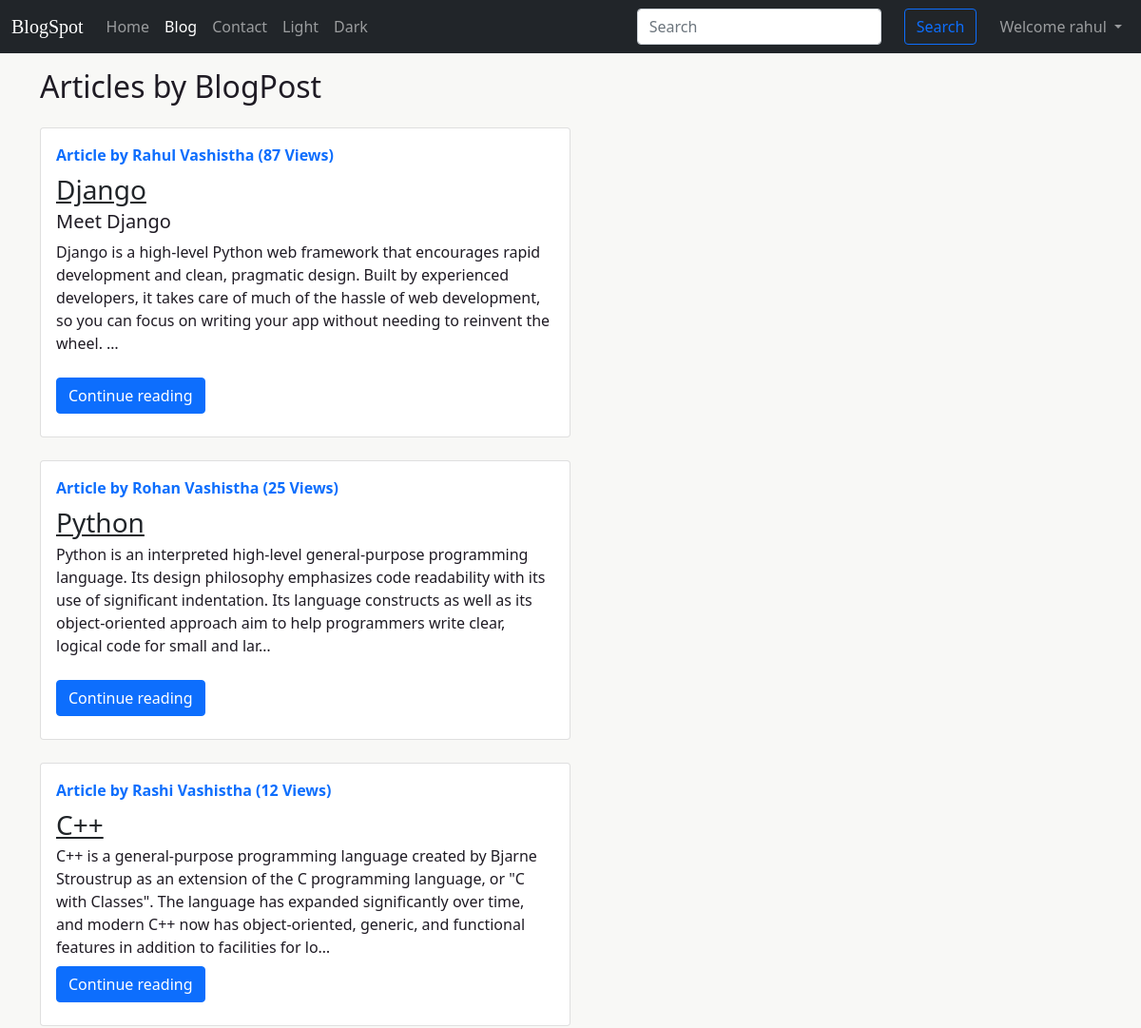
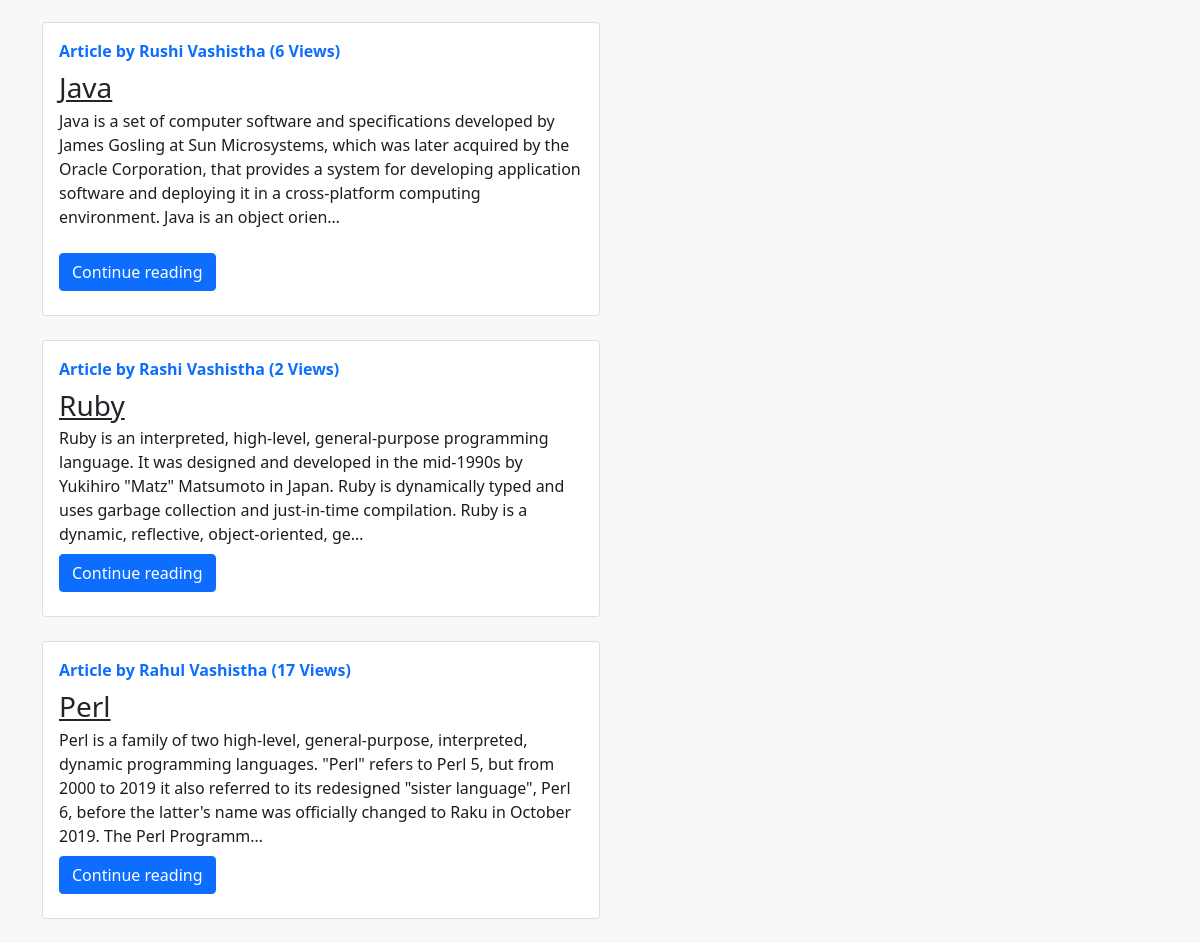
Screenshot of /blog/ (signed in) with the database file from the repository (2 pictures, top to bottom).
### blog/models.py (models this page shows, shortened)
class Post(models.Model):
    sno = models.AutoField(primary_key=True)
    title = models.CharField(max_length=200)
    content = RichTextField()
    author = models.CharField(max_length=40)
    views = models.IntegerField(default=0)
    slug = models.CharField(max_length=140)
    timeStamp = models.DateTimeField(blank=True)

### blog/views.py (the view)
# urls.py: path('', views.blogHome, name='blogHome'),
def blogHome(request):
    allPosts = Post.objects.all()
    context = {'allPosts': allPosts}
    return render(request, 'blog/blogHome.html', context)

### templates/blog/blogHome.html (shortened to what this page needs)
{% extends "base.html" %}
{%block blogactive %} active {% endblock blogactive %}
{% block body %}
<div class="container my-3">
    <h2>Articles by BlogPost</h2>
    {% for post in allPosts %}
    <div class="col-md-6 my-4">
        <div class="card flex-md-row mb-4 box-shadow h-md-250">
            <div class="card-body d-flex flex-column align-items-start">
                <strong class="d-inline-block mb-2 text-primary">Article by {{post.author}}  ({{post.views}} Views)</strong>
                <h3 class="mb-0"><a href="/blog/{{post.slug}}" class="text-dark">{{post.title}}</a></h3>
                <p class="card-text mb-auto">{{post.content|safe| truncatechars:300}}</p>
                <div class="my-2">
                    <a href="/blog/{{post.slug}}" role="button" class="btn btn-primary">Continue reading</a>
                </div>
            </div>
        </div>
    </div>
    {% endfor %}
</div>
{% endblock body %}

### templates/base.html (shortened to what this page needs)
<!DOCTYPE html>
<html lang="en">
<head>
  <link href="https://cdn.jsdelivr.net/npm/bootstrap@5.1.0/dist/css/bootstrap.min.css" rel="stylesheet"
 />
  <link rel="stylesheet" type="text/css" href="/static/style.css">
  <link id="stylesheet" rel="stylesheet" type="text/css" href="/static/light.css">
</head>
<body>
<div class="navbar-container">
  <nav class="navbar navbar-expand-lg navbar-dark bg-dark">
    <div class="container-fluid">
      <a class="navbar-brand">BlogSpot</a>
      <div class="collapse navbar-collapse" id="navbarSupportedContent">
        <ul class="navbar-nav me-auto mb-2 mb-lg-0">
          <li class="nav-item">
            <a class="nav-link {% block homeactive %}{% endblock homeactive %}" aria-current="page" href="/">Home</a>
          </li>
          <li class="nav-item">
            <a class="nav-link {% block blogactive %}{% endblock blogactive %}" href="/blog">Blog</a>
          </li>
          <li class="nav-item">
            <a class="nav-link {% block contactactive %}{% endblock contactactive %}" href="/contact">Contact</a>
          </li>
          <li class="nav-item">
            <a class="nav-link" onclick="setStyleSheet('/static/light.css')" href="#lightmode">Light</a>
          </li>
          <li class="nav-item">
            <a class="nav-link" onclick="setStyleSheet('/static/dark.css')" href="#darkmode">Dark</a>
          </li>
        </ul>
        <form method="get" action="/search" class="d-flex">
          <input name="searchquery" id="searchquery" class="form-control me-2" type="search" placeholder="Search"
            aria-label="Search" />
          <button class="btn btn-outline-primary mx-3" type="submit">
            Search
          </button>
        </form>
        {% if user.is_authenticated %}
        <ul class="navbar-nav ml-auto mb-2 mb-lg-0">
          <li class="nav-item dropdown">
            <a class="nav-link dropdown-toggle out" href="#" id="navbarDropdown" role="button" data-bs-toggle="dropdown"
              aria-expanded="false">
              Welcome {{request.user}}
            </a>
          </li>
        </ul>
        {% endif %}
      </div>
    </div>
  </nav>
</div>
  {% block body %} {% endblock body %}
</body>
</html>

### static/style.css (style rules this page uses)
.navbar-brand { font-family: 'Cedarville Cursive', cursive; color: blue; }
body { background-color: var(--bg); }

### static/light.css (style rules this page uses)
body { background-color: #F8F8F6; color: #1F1B24; }

### rows the page displays
Post: author "Rahul Vashistha", views "87", title "Django", content "Meet Django Django is a high-level Python web framework that encourages rapid development and clean, pragmatic design. Built by experienced developers, it takes care of much of the hassle of web development, so you can focus on writing your app without needing to reinvent the wheel. …"
Post: author "Rohan Vashistha", views "25", title "Python", content "Python is an interpreted high-level general-purpose programming language. Its design philosophy emphasizes code readability with its use of significant indentation. Its language constructs as well as its object-oriented approach aim to help programmers write clear, logical code for small and lar…"
Post: author "Rashi Vashistha", views "12", title "C++", content "C++ is a general-purpose programming language created by Bjarne Stroustrup as an extension of the C programming language, or \"C with Classes\". The language has expanded significantly over time, and modern C++ now has object-oriented, generic, and functional features in addition to facilities for lo…"
Post: author "Rushi Vashistha", views "6", title "Java", content "Java is a set of computer software and specifications developed by James Gosling at Sun Microsystems, which was later acquired by the Oracle Corporation, that provides a system for developing application software and deploying it in a cross-platform computing environment. Java is an object orien…"
Post: author "Rashi Vashistha", views "2", title "Ruby", content "Ruby is an interpreted, high-level, general-purpose programming language. It was designed and developed in the mid-1990s by Yukihiro \"Matz\" Matsumoto in Japan. Ruby is dynamically typed and uses garbage collection and just-in-time compilation. Ruby is a dynamic, reflective, object-oriented, ge…"
Post: author "Rahul Vashistha", views "17", title "Perl", content "Perl is a family of two high-level, general-purpose, interpreted, dynamic programming languages. \"Perl\" refers to Perl 5, but from 2000 to 2019 it also referred to its redesigned \"sister language\", Perl 6, before the latter's name was officially changed to Raku in October 2019. The Perl Programm…"

### other values shown
{{ request.user }} "rahul"
